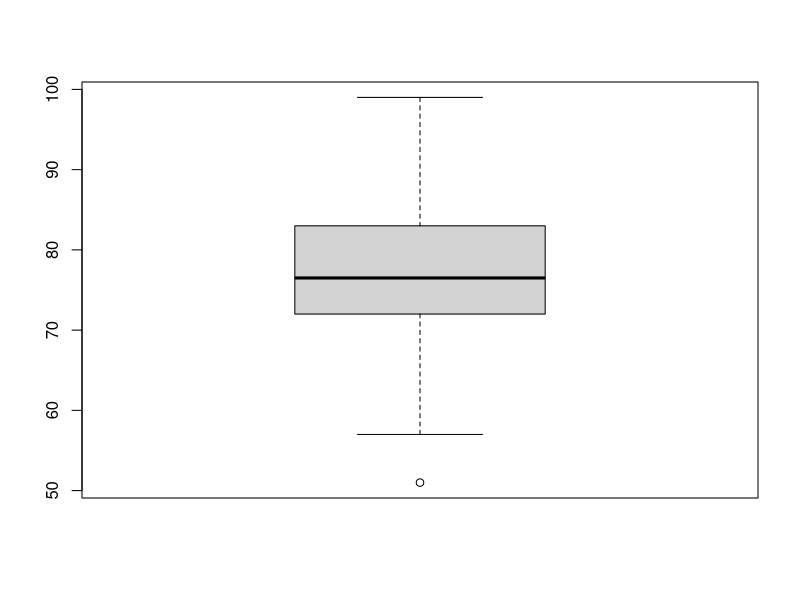

R code for this plot:
## ---- chunk 1
scores <- c(79, 83, 57, 82, 99, 83, 72, 74, 73, 51)
boxplot(scores)
## ---- chunk 2
infected <- 0.25
not_infected <- 1 - infected

true.positive <- 0.99
true.negative <- 1 - true.positive
false.positive <- 0.9
false.negative <- 1 - false.positive

infected.tested <- infected * true.positive
infected.all <- infected * true.positive + not_infected * false.negative
not_infected.all <- 1 - infected.tested
print (infected.tested/infected.all)
## ---- chunk 3
infected <- infected.all
not_infected <- 1 - infected

infected.tested <- infected * true.positive
infected.all <- infected * true.positive + not_infected * false.negative
not_infected.all <- 1 - infected.tested
print (infected.tested/infected.all)
## ---- chunk 4
P.a <- 0.2
P.b <- 0.8
P.a_and_b <- P.a * P.b
P.a_or_b <- P.a + P.b - P.a_and_b
## ---- chunk 5
P.a_and_b <- 0.1
P.a_bar_b <- P.a_and_b / P.b

## ---- chunk 6
print(P.a_bar_b)
## ---- chunk 7
prob <- 0.75 * 0.75 * 0.75 * 0.25
print(prob)
## ---- chunk 8
prob1 <- 0.25 * 0.25 * 0.25 * 0.25 * 0.75
prob2 <- 0.25 * 0.25 * 0.25 * 0.25 * 0.25
print(prob1 + prob2)
## ---- chunk 9
n <- 5
prob <- 0.25
print(n * prob)
## ---- chunk 10
n <- 10
success <- 5
made_prob <- .75
miss_prob <- 1 - made_prob

prob <- choose(n, success) * made_prob^success * miss_prob^(n-success)
print(prob)
## ---- chunk 11
n <- 9
success <- 4

prev_prob <- choose(n, success) * made_prob^success * miss_prob^(n-success)
prob <- prev_prob * made_prob
print(prob)

## ---- chunk 12
a <- c(1, 2, 3, 4, 5)
b <- c(3, 4, 5, 6, 7)
total <- c(a, b)
N.a <- length(a)
N.b <- length(b)
sum.a <- sum(a)
sum.b <- sum(b)
mean.a <- mean(a)
mean.b <- mean(b)
mean.total <- mean(total)
sum.a.sqr <- sum(a^2)
sum.b.sqr <- sum(b^2)
sum.total.sqr <- sum(total^2)
SS.a <- sum((a - mean.a)^2)
SS.b <- sum((b - mean.b)^2)
SS.total <- sum((total - mean.total)^2)
df <- (N.a - 1)  + (N.b - 1)
var.pooled <- (SS.a + SS.b) / df
est_sigma.mm <- sqrt(var.pooled/N.a + var.pooled/N.b)
t <- (mean.a - mean.b) / est_sigma.mm
print (t)
p.val <- pt(t, df=df, lower.tail = TRUE)
print (p.val)
t.test(a, b, var.equal=TRUE)
## ---- chunk 13
N <- 35
x.bar <- 134
mu <- 130
sigma <- 17
conf <- 1.96 # 95% confidence interval
interval <- c( x.bar - (conf * sigma / sqrt(N)), x.bar + (conf * sigma / sqrt(N)))
print (interval)

## ---- chunk 14
obs <- c(5, 6, 7, 8, 5, 6, 7, 8, 6, 7)
mu.x <- mean(obs)
n <- length(obs)
df <- n - 1
SS <- sum((obs - mu.x)^2) 
s.x <- sqrt((SS / (n - 1)) / n)
null <- 0
SE <- s.x / sqrt(n)
conf_level <- .975
t.df <- qt(conf_level, df=df)
print(t.df)
interval <- c(mu.x - t.df * SE, mu.x + t.df * SE)
print(interval)
